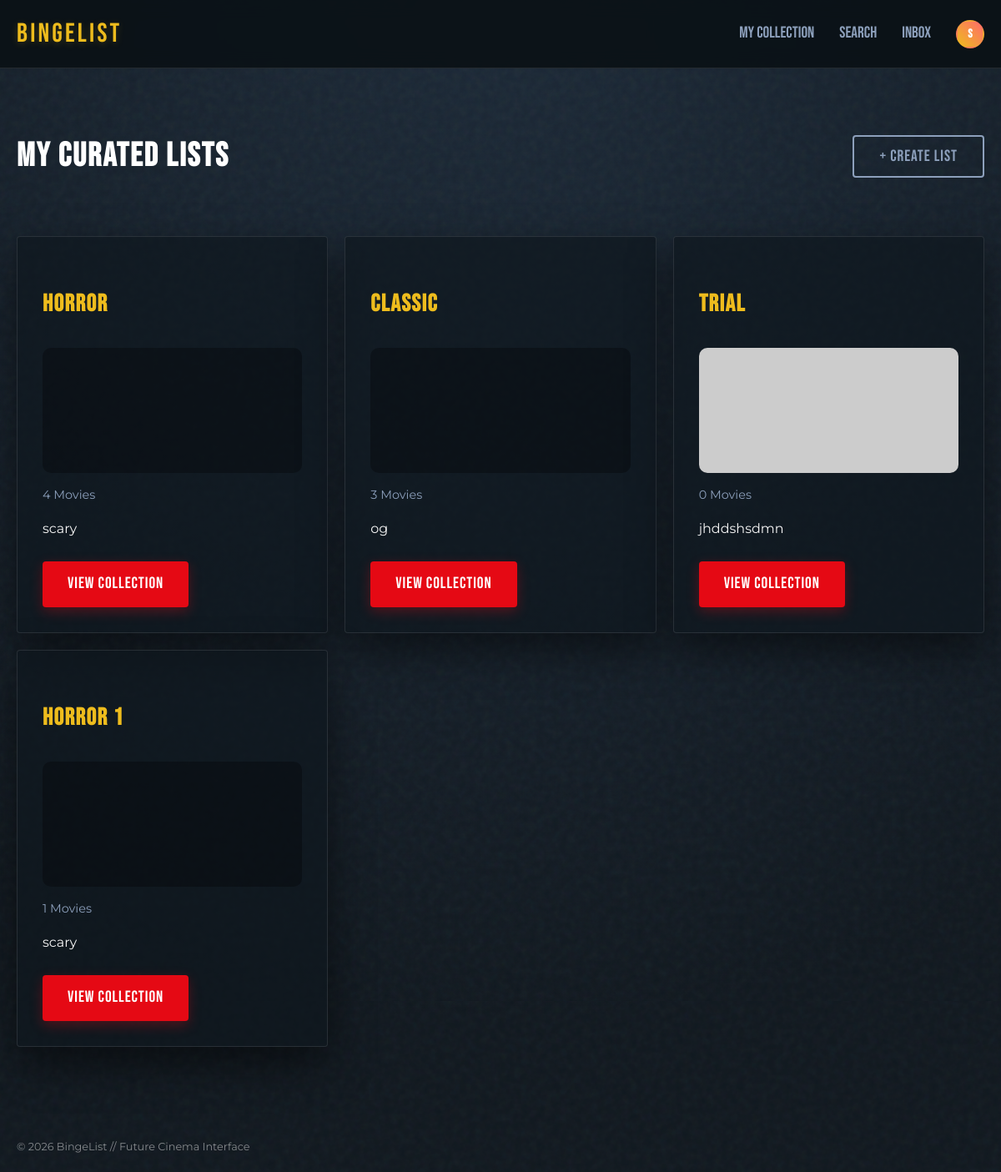
The page /dashboard (signed in) on the database its author committed.
### models.py (models this page shows, shortened)
class User(UserMixin, db.Model):
    id = db.Column(db.Integer, primary_key=True)
    username = db.Column(db.String(80), unique=True, nullable=False)
    avatar = db.Column(db.String(500), nullable=True) # Stores filename
    password = db.Column(db.String(120), nullable=False)
    movies = db.relationship('Movie', backref='owner', lazy=True)
    reviews = db.relationship('Review', backref='author', lazy=True)
    lists = db.relationship('MovieList', backref='owner', lazy=True)

class MovieList(db.Model):
    id = db.Column(db.Integer, primary_key=True)
    name = db.Column(db.String(100), nullable=False)
    description = db.Column(db.Text)
    cover_url = db.Column(db.String(500)) # Custom cover image URL
    user_id = db.Column(db.Integer, db.ForeignKey('user.id'), nullable=False)
    created_at = db.Column(db.DateTime, default=datetime.utcnow)
    movies = db.relationship('Movie', backref='movie_list', lazy=True)

### app.py (the view)
@app.route('/dashboard')
@login_required
def dashboard():
    lists = MovieList.query.filter_by(user_id=current_user.id).all()
    return render_template('dashboard.html', lists=lists)

### app.py (called while the page is built)
@app.context_processor
def inject_user_lists():
    if current_user.is_authenticated:
        user_lists = MovieList.query.filter_by(user_id=current_user.id).all()
        return dict(user_lists=user_lists)
    return dict(user_lists=[])

### models.py (called while the page is built)
@login_manager.user_loader
def load_user(user_id):
    return User.query.get(int(user_id))

### templates/dashboard.html (shortened to what this page needs)
{% extends 'base.html' %}
{% block content %}
<div class="fade-in">
    <div style="display: flex; justify-content: space-between; align-items: center; margin-bottom: 30px;">
        <h2>My Curated Lists</h2>
        <button onclick="document.getElementById('createListModal').style.display='block'" class="btn btn-neon">+ Create
            List</button>
    </div>
    {% if lists %}
    <div style="display: grid; grid-template-columns: repeat(auto-fill, minmax(300px, 1fr)); gap: 20px;">
        {% for lst in lists %}
        <div class="glass-card" style="position: relative;">
            <h3>{{ lst.name }}</h3>
            <div
                style="height: 150px; background: rgba(0,0,0,0.3); border-radius: 10px; margin-bottom: 15px; overflow: hidden; display: flex; align-items: center; justify-content: center;">
                {% if lst.cover_url %}
                <img src="{{ lst.cover_url }}" style="width: 100%; height: 100%; object-fit: cover;"
                    onerror="this.onerror=null;this.src='https://via.placeholder.com/500x250?text=Broken+Link'">
                {% elif lst.movies %}
                {% set first_movie = lst.movies[0] %}
                {% if first_movie.poster %}
                <img src="https://image.tmdb.org/t/p/w500{{ first_movie.poster }}"
                    style="width: 100%; height: 100%; object-fit: cover;"
                    onerror="this.onerror=null;this.parent.innerHTML='<span style=\'color: var(--text-muted);\'>Image Unavailable</span>'">
                {% else %}
                <span style="color: var(--text-muted);">No Poster</span>
                {% endif %}
                {% else %}
                <span style="color: var(--text-muted);">Empty List</span>
                {% endif %}
            </div>
            <p style="color: var(--text-muted); font-size: 0.9rem; margin-bottom: 10px;">{{ lst.movies|length }} Movies
            </p>
            <p>{{ lst.description }}</p>
            <a href="{{ url_for('view_list', list_id=lst.id) }}" class="btn btn-primary" style="margin-top: 10px;">View
                Collection</a>
        </div>
        {% endfor %}
    </div>
    {% else %}
    <div class="glass-card text-center mt-50">
        <h3>You have no lists.</h3>
        <p>Create a list to start organizing your collection.</p>
    </div>
    {% endif %}
</div>
{% endblock %}

### templates/base.html (shortened to what this page needs)
<!DOCTYPE html>
<html lang="en">
<head>
    <link rel="stylesheet" href="{{ url_for('static', filename='css/style.css') }}">
</head>
<body>
    <nav>
        <div class="nav-container">
            <a href="{{ url_for('index') }}" class="logo">BINGELIST</a>
            <div class="nav-links">
                {% if current_user.is_authenticated %}
                <a href="{{ url_for('dashboard') }}">My Collection</a>
                <a href="{{ url_for('search') }}">Search</a>
                <a href="{{ url_for('inbox') }}">Inbox</a>
                <a href="{{ url_for('profile', username=current_user.username) }}" class="nav-profile-link"
                    title="Profile">
                    <div class="nav-avatar">
                        {% if current_user.avatar %}
                        <img src="{{ url_for('static', filename=current_user.avatar) }}"
                            alt="{{ current_user.username }}"
                            style="width: 100%; height: 100%; object-fit: cover; border-radius: 50%;">
                        {% else %}
                        {{ current_user.username[0] | upper }}
                        {% endif %}
                    </div>
                </a>
                {% else %}
                <a href="{{ url_for('login') }}">Login</a>
                <a href="{{ url_for('signup') }}" class="btn btn-neon" style="margin-left: 20px;">Initialize Profile</a>
                {% endif %}
            </div>
        </div>
    </nav>
    <div class="container">
        {% block content %}
        {% endblock %}
    </div>
    <footer style="margin-top: 50px; padding: 20px; opacity: 0.5; font-size: 0.8rem;">
        &copy; 2026 BingeList // Future Cinema Interface
    </footer>
</body>
</html>

### static/css/style.css (style rules this page uses)
:root { --bg-dark: #0f171e; --bg-darker: #0b1116; --primary-gold: #eebc1d; --accent-red: #e50914; --text-main: #f5f5f5; --text-muted: #8da0bc; --glass-bg: rgba(15, 23, 30, 0.7); --glass-border: rgba(255, 255, 255, 0.1); --neon-blue: #00cefc; }
body { background-color: var(--bg-dark); color: var(--text-main); font-family: 'Montserrat', sans-serif; margin: 0; min-height: 100vh; line-height: 1.6; }
h1, h2, h3, h4, .btn { font-family: 'Bebas Neue', sans-serif; letter-spacing: 0.05em; text-transform: uppercase; }
h2 { font-size: 2.5rem; color: white; }
h3 { font-size: 1.8rem; color: var(--primary-gold); }
a { color: var(--primary-gold); text-decoration: none; transition: all 0.3s ease; }
.container { max-width: 1400px; margin: 0 auto; padding: 40px 20px; }
.glass-card { background: var(--glass-bg); backdrop-filter: blur(20px); -webkit-backdrop-filter: blur(20px); border: 1px solid var(--glass-border); border-radius: 4px; padding: 30px; box-shadow: 0 20px 50px rgba(0, 0, 0, 0.5); transition: transform 0.4s ease, border-color 0.4s ease; }
.btn { display: inline-block; padding: 12px 30px; border-radius: 4px; font-size: 1.2rem; border: none; cursor: pointer; transition: all 0.3s ease; text-align: center; }
.btn-primary { background-color: var(--accent-red); color: white; box-shadow: 0 5px 15px rgba(229, 9, 20, 0.3); }
.btn-neon { background: transparent; border: 2px solid var(--text-muted); color: var(--text-muted); }
nav { padding: 15px 0; backdrop-filter: blur(10px); position: sticky; top: 0; z-index: 100; background: rgba(11, 17, 22, 0.9); border-bottom: 1px solid var(--glass-border); }
.nav-container { max-width: 1400px; margin: 0 auto; padding: 0 20px; display: flex; justify-content: space-between; align-items: center; }
.logo { font-family: 'Bebas Neue', sans-serif; font-size: 2rem; letter-spacing: 0.1em; color: var(--primary-gold); text-shadow: 0 2px 10px rgba(238, 188, 29, 0.2); text-shadow: 0 2px 10px rgba(238, 188, 29, 0.2); }
.nav-links { display: flex; align-items: center; }
.nav-profile-link { display: flex !important; align-items: center; }
.nav-avatar { width: 35px; height: 35px; background: rgba(255, 255, 255, 0.1); border: 1px solid var(--primary-gold); border-radius: 50%; display: flex; justify-content: center; align-items: center; font-weight: 600; color: var(--primary-gold); font-family: 'Montserrat', sans-serif; font-size: 1rem; transition: all 0.3s ease; }
.nav-links a { font-family: 'Bebas Neue', sans-serif; font-size: 1.2rem; margin-left: 30px; color: var(--text-muted); }
.fade-in { animation: fadeIn 0.8s ease-out forwards; }
.nav-profile-link { display: flex; align-items: center; margin-left: 20px; }
.nav-avatar { width: 30px; height: 30px; border-radius: 50%; background: linear-gradient(45deg, var(--primary-gold), #ff6b6b); display: flex; align-items: center; justify-content: center; font-family: 'Bebas Neue', sans-serif; font-size: 0.9rem; color: white; border: 2px solid transparent; transition: border-color 0.3s; }

### rows shown on the page
User: username "S"
MovieList: name "HORROR", movies|length "4", description "scary"
MovieList: name "CLASSIC", movies|length "3", description "og"
MovieList: name "TRIAL", movies|length "0", description "jhddshsdmn"
MovieList: name "HORROR 1", movies|length "1", description "scary"
